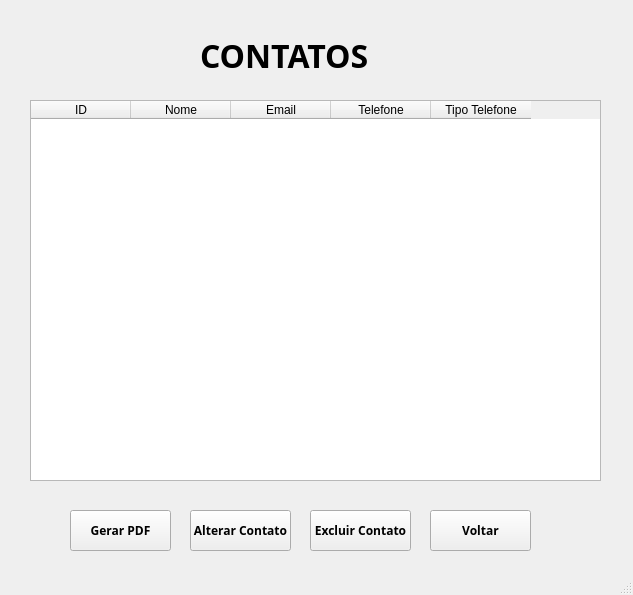
<?xml version="1.0" encoding="UTF-8"?>
<ui version="4.0">
 <class>listarContatos</class>
 <widget class="QMainWindow" name="listarContatos">
  <property name="geometry">
   <rect>
    <x>0</x>
    <y>0</y>
    <width>633</width>
    <height>595</height>
   </rect>
  </property>
  <property name="windowTitle">
   <string>MainWindow</string>
  </property>
  <widget class="QWidget" name="centralwidget">
   <widget class="QTableWidget" name="tabelaContatos">
    <property name="geometry">
     <rect>
      <x>30</x>
      <y>100</y>
      <width>571</width>
      <height>381</height>
     </rect>
    </property>
    <column>
     <property name="text">
      <string>ID</string>
     </property>
    </column>
    <column>
     <property name="text">
      <string>Nome</string>
     </property>
    </column>
    <column>
     <property name="text">
      <string>Email</string>
     </property>
    </column>
    <column>
     <property name="text">
      <string>Telefone</string>
     </property>
    </column>
    <column>
     <property name="text">
      <string>Tipo Telefone</string>
     </property>
    </column>
   </widget>
   <widget class="QPushButton" name="btnGerarPdf">
    <property name="geometry">
     <rect>
      <x>70</x>
      <y>510</y>
      <width>101</width>
      <height>41</height>
     </rect>
    </property>
    <property name="font">
     <font>
      <family>Lucida Fax</family>
      <weight>75</weight>
      <bold>true</bold>
     </font>
    </property>
    <property name="text">
     <string>Gerar PDF</string>
    </property>
   </widget>
   <widget class="QPushButton" name="btnAlterarContato">
    <property name="geometry">
     <rect>
      <x>190</x>
      <y>510</y>
      <width>101</width>
      <height>41</height>
     </rect>
    </property>
    <property name="font">
     <font>
      <family>Lucida Fax</family>
      <weight>75</weight>
      <bold>true</bold>
     </font>
    </property>
    <property name="text">
     <string>Alterar Contato</string>
    </property>
   </widget>
   <widget class="QPushButton" name="btnExcluirContato">
    <property name="geometry">
     <rect>
      <x>310</x>
      <y>510</y>
      <width>101</width>
      <height>41</height>
     </rect>
    </property>
    <property name="font">
     <font>
      <family>Lucida Fax</family>
      <weight>75</weight>
      <bold>true</bold>
     </font>
    </property>
    <property name="text">
     <string>Excluir Contato</string>
    </property>
   </widget>
   <widget class="QPushButton" name="btnVoltar">
    <property name="geometry">
     <rect>
      <x>430</x>
      <y>510</y>
      <width>101</width>
      <height>41</height>
     </rect>
    </property>
    <property name="font">
     <font>
      <family>Lucida Fax</family>
      <weight>75</weight>
      <bold>true</bold>
     </font>
    </property>
    <property name="text">
     <string>Voltar</string>
    </property>
   </widget>
   <widget class="QLabel" name="labelContatos">
    <property name="geometry">
     <rect>
      <x>200</x>
      <y>30</y>
      <width>191</width>
      <height>51</height>
     </rect>
    </property>
    <property name="font">
     <font>
      <family>Lucida Fax</family>
      <pointsize>24</pointsize>
      <weight>75</weight>
      <bold>true</bold>
     </font>
    </property>
    <property name="text">
     <string>CONTATOS</string>
    </property>
   </widget>
  </widget>
  <widget class="QMenuBar" name="menubar">
   <property name="geometry">
    <rect>
     <x>0</x>
     <y>0</y>
     <width>633</width>
     <height>21</height>
    </rect>
   </property>
  </widget>
  <widget class="QStatusBar" name="statusbar"/>
 </widget>
 <resources/>
 <connections/>
</ui>
